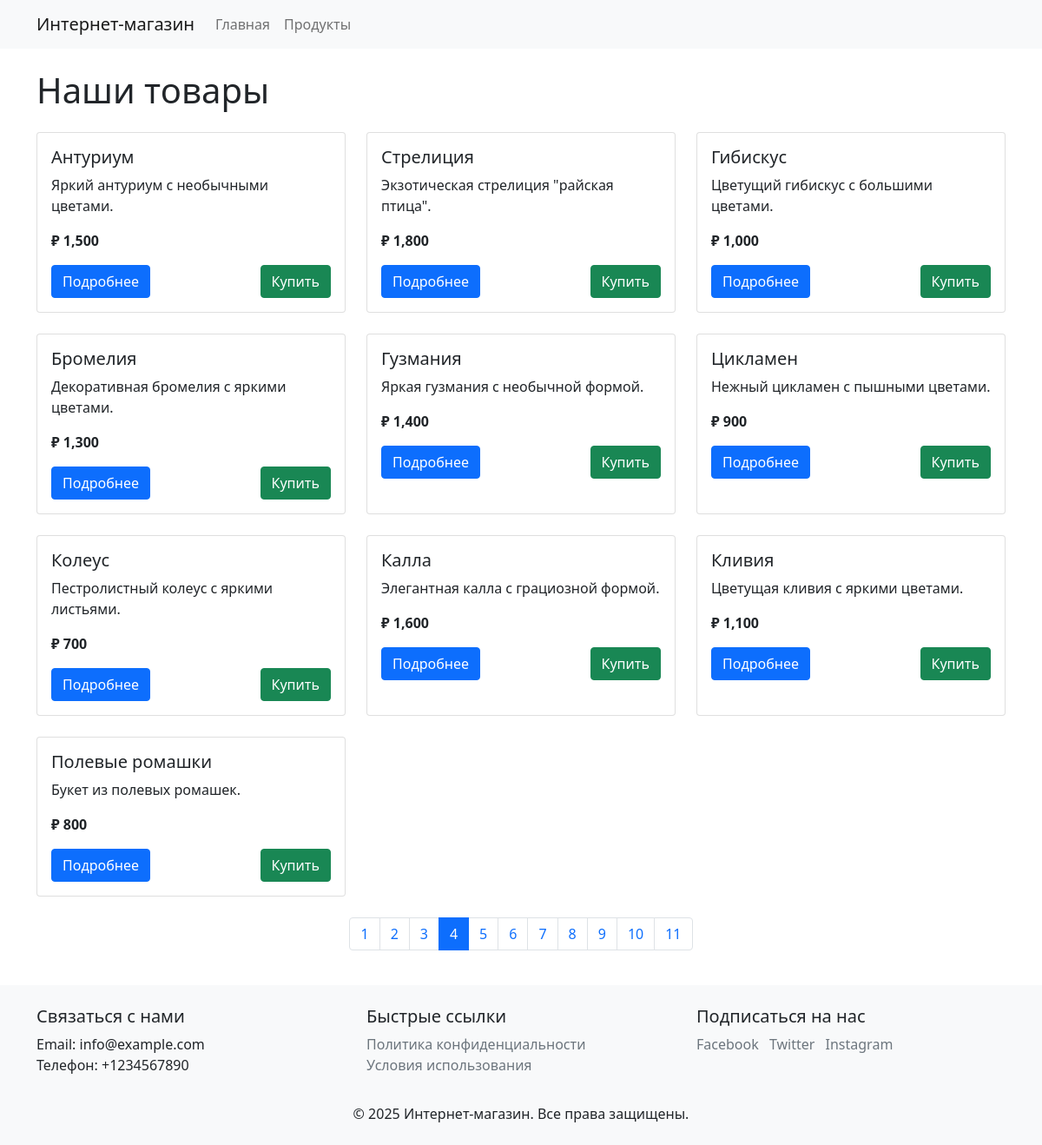
/?page=4, run on the app's committed database.
### tables this page shows
CREATE TABLE up_item (
                         id INT AUTO_INCREMENT PRIMARY KEY,
                         name VARCHAR(255) NOT NULL,
                         description VARCHAR(1000),
                         desc_short VARCHAR(255),
                         price DECIMAL(10, 2) NOT NULL,
                         is_active BOOLEAN DEFAULT TRUE,
                         created_at TIMESTAMP DEFAULT CURRENT_TIMESTAMP,
                         updated_at TIMESTAMP DEFAULT CURRENT_TIMESTAMP ON UPDATE CURRENT_TIMESTAMP
);

### src/Core/Route.php (called while the page is built, shortened)
<?php
class Route
{
    private string $method;
    private string $path;
    private  $callback;
    private string $pattern;
    public function __construct
    (
        string $method,
        string $path,
        callable|array $callback
    )
    {
        $this->method = strtoupper($method);
        $this->path = $path;
        $this->callback = $callback;
    }
    private function processPath(): void
    {
        $this->pattern  = preg_replace_callback
        (
            '/\{(\w+)(?::([^}]+))?\}/',
            function($matches)
            {
                $this->paramNames[] = $matches[1];
                return isset($matches[2]) ? '(' . $matches[2] . ')' : '(\w+)';
            },
            $this->path,
        );
    }
    public function matches(string $method, string $uri): bool
    {
        return
            $this->method === $method
            &&
            preg_match('#^' . $this->pattern . '$#', $uri);
    }
    public function execute(string $uri):? array
    {
        $params = [];
        if (is_array($this->callback))
        {
            [$controllerClass, $method] = $this->callback;
            $controller = new $controllerClass();
            return call_user_func_array([$controller, $method], $params);
        }
        return call_user_func_array($this->callback, $params);
    }
}

### src/Core/View.php (called while the page is built, shortened)
<?php
class View
{
	protected $templatePath;
	public function __construct($templatePath, $params = [])
	{
		$this->templatePath = $templatePath;
	}
	public function render()
	{
		require_once $this->templatePath;
		return ob_get_clean();
	}
	public function __toString()
	{
		return $this->render();
	}
}

### public/index.php (called while the page is built, shortened)
<?php
require_once __DIR__ . '/../src/Core/Autoloader.php';
$router = require_once __DIR__ . '/../src/config/routes.php';
$router->dispatch();

### src/Core/Services/Product/ProductService.php (called while the page is built, shortened)
<?php
class ProductService
{
    private ProductRepository $repository;
    public function __construct(ProductRepository $repository)
    {
        $this->repository = $repository;
    }
    public function getPaginatedProducts(int $page, int $itemsPerPage): array
    {
        $offset = ($page - 1) * $itemsPerPage;
        $products = $this->repository->findAllPaginated($itemsPerPage, $offset);
        return array_map
        (
            fn($product) => $product->toListDTO(), $products
        );
    }
    public function getTotalPages(int $itemsPerPage): int
    {
        $totalProducts = $this->repository->getTotalCount();
        return ceil($totalProducts / $itemsPerPage);
    }
}

### src/Core/Services/Product/ProductRepository.php (called while the page is built, shortened)
<?php
class ProductRepository
{
    private PDO $pdo;
    public function __construct(PDO $pdo)
    {
        $this->pdo = $pdo;
    }
    public function findAllPaginated(int $limit, int $offset): array
    {
        $stmt = $this->pdo->prepare
        ("
				SELECT id, name, price, is_active, created_at, desc_short
				FROM up_item
				WHERE is_active = 1
				GROUP BY id
				ORDER BY created_at DESC
				LIMIT :limit OFFSET :offset
			");
        $stmt->bindValue(':limit', $limit, PDO::PARAM_INT );
        $stmt->bindValue(':offset', $offset, PDO::PARAM_INT );
        $stmt->execute();
        return array_map
        (
            fn($row) => Product::fromDatabase($row),
            $stmt->fetchAll(PDO::FETCH_ASSOC),
        );
    }
    public function getTotalCount(): int
    {
        $stmt = $this->pdo->query('SELECT COUNT(*) FROM up_item');
        return (int)$stmt->fetchColumn();
    }
}

### src/Core/Autoloader.php (called while the page is built, shortened)
<?php
class Autoloader
{
	private static $paths = [];
	public static function addPath($path)
	{
		self::$paths[] = $path;
	}
	public static function register()
	{
		spl_autoload_register(function ($className) {
			$file = str_replace('\\', DIRECTORY_SEPARATOR, $className);
			foreach (self::$paths as $path) {
				$fullPath = $path . $file . '.php';
				if (file_exists($fullPath)) {
					return true;
				}
			}
			return false;
		});
	}
}

### src/Models/Product.php (called while the page is built, shortened)
<?php
class Product
{
    private int $id;
    private string $name;
    private string $desc_short;
    private ?string $price;
    private string $is_active;
    public static function fromDatabase(array $row): self
    {
        $product = new self();
        $product->id = $row['id'];
        $product->name = $row['name'];
        $product->description = $row['description'] ?? '';
        $product->desc_short = $row['desc_short'] ?? '';
        $product->price = $row['price'];
        $product->is_active = $row['is_active'] ?? '';
        $product->created_at = $row['created_at'] ?? 'Y-m-d H:i:s';
        $product->updated_at = $row['updated_at'] ?? 'Y-m-d H:i:s';
        return $product;
    }
    public function toListDTO(): ProductListDTO
    {
        return new ProductListDTO
        (
            $this->id,
            $this->name,
            $this->desc_short,
            $this->price,
            $this->is_active,
        );
    }
}

### src/Views/home/catalog.php (the view)
<div class="row">
    <div class="col-12">
        <h1 class="mb-4">Наши товары</h1>
    </div>
    <?php if (!empty($products)): ?>
        <?php foreach ($products as $product): ?>
            <div class="col-md-4 mb-4">
                <div class="card product-card">
                    <div class="card-body">
                        <h5 class="card-title"><?php echo htmlspecialchars($product->name); ?></h5>
                        <p class="card-text"><?php echo htmlspecialchars($product->desc_short); ?></p>
                        <p class="card-text"><strong>&#8381; <?php echo number_format($product->price); ?></strong></p>
                        <div class="d-flex justify-content-between">
                            <a href="/product/<?php echo $product->id; ?>" class="btn btn-primary">Подробнее</a>
                            <a href="/order/create/<?php echo $product->id; ?>" class="btn btn-success ml-auto">Купить</a>
                        </div>
                    </div>
                </div>
            </div>
        <?php endforeach; ?>
    <?php else: ?>
        <p>No products found.</p>
    <?php endif; ?>
</div>
<?php if ($totalPages > 1): ?>
    <nav aria-label="Product pagination">
        <ul class="pagination justify-content-center">
            <?php for ($i = 1; $i <= $totalPages; $i++): ?>
                <li class="page-item <?php echo $currentPage == $i ? 'active' : ''; ?>">
                    <a class="page-link" href="?page=<?php echo $i; ?>"><?php echo $i; ?></a>
                </li>
            <?php endfor; ?>
        </ul>
    </nav>
<?php endif; ?>

### src/Core/Router.php (shortened to what this page needs)
<?php
class Router
{
    private $routes = [];
    public function addRoute(string $method, string $path, callable|array $callback): Route
    {
        $route = new Route($method, $path, $callback);
        $this->routes[] = $route;
        return $route;
    }
    public function dispatch(): void
    {
        $requestMethod = $_SERVER['REQUEST_METHOD'];
        $requestUri = parse_url($_SERVER['REQUEST_URI'], PHP_URL_PATH);
        foreach ($this->routes as $route)
        {
            if ($route->matches($requestMethod,$requestUri))
            {
                $route->execute($requestUri);
                return;
            }
        }
    }
}

### public/assets/css/style.css (style rules this page uses)
body { min-height: 100vh; display: flex; flex-direction: column; }
.product-card { height: 100%; transition: transform 0.2s; }

### data on the page
up_item: name "Антуриум", desc_short "Яркий антуриум с необычными цветами.", price "1,500"
up_item: name "Стрелиция", desc_short "Экзотическая стрелиция \"райская птица\".", price "1,800"
up_item: name "Гибискус", desc_short "Цветущий гибискус с большими цветами.", price "1,000"
up_item: name "Бромелия", desc_short "Декоративная бромелия с яркими цветами.", price "1,300"
up_item: name "Гузмания", desc_short "Яркая гузмания с необычной формой.", price "1,400"
up_item: name "Цикламен", desc_short "Нежный цикламен с пышными цветами.", price "900"
up_item: name "Колеус", desc_short "Пестролистный колеус с яркими листьями.", price "700"
up_item: name "Калла", desc_short "Элегантная калла с грациозной формой.", price "1,600"
up_item: name "Кливия", desc_short "Цветущая кливия с яркими цветами.", price "1,100"
up_item: name "Полевые ромашки", desc_short "Букет из полевых ромашек.", price "800"
